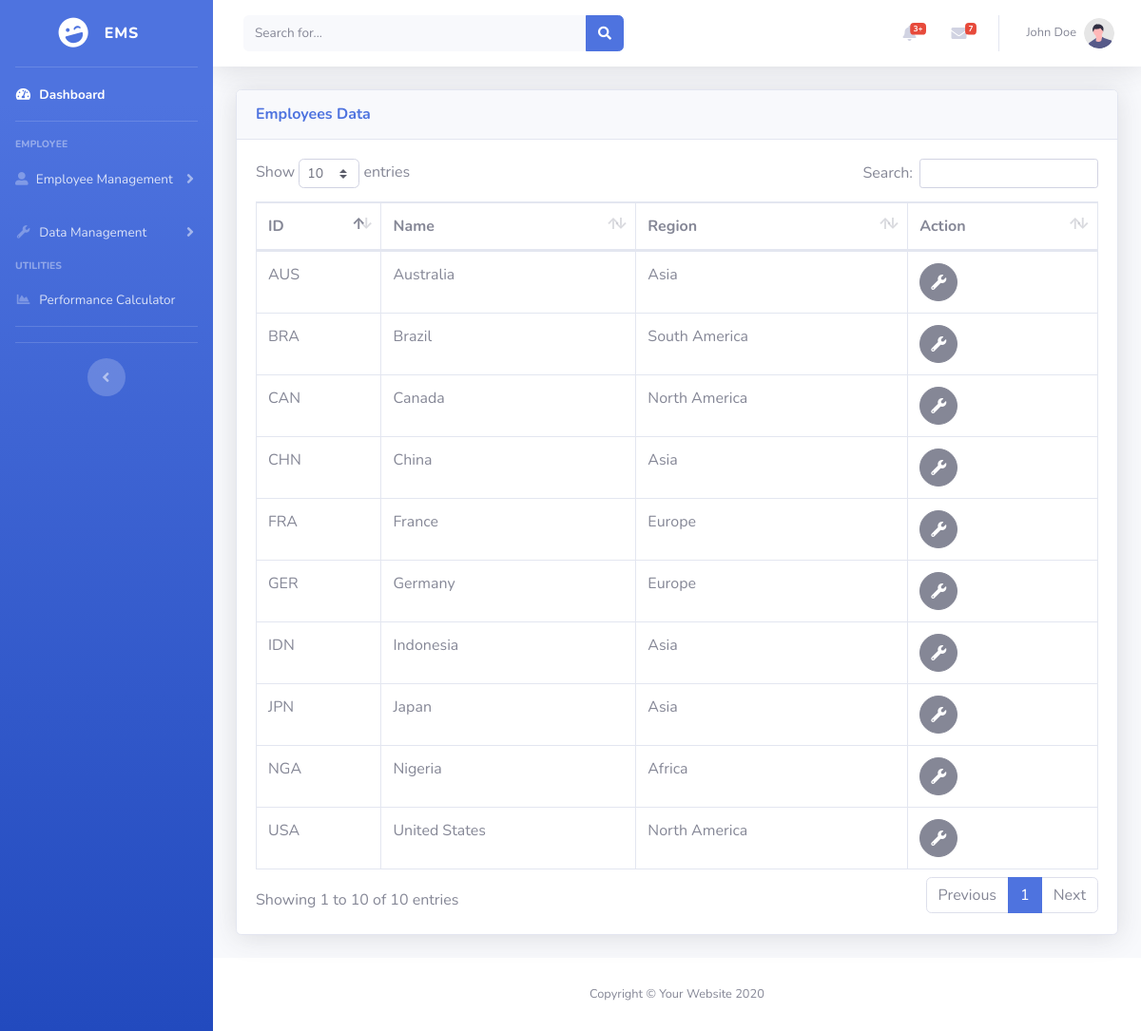
The app's page /tableCountries.php (signed in) with its own data.
### tables this page shows
CREATE TABLE tbl_employees (
    id INT AUTO_INCREMENT PRIMARY KEY,
    first_name VARCHAR(25) NOT NULL,
    last_name VARCHAR(25) NOT NULL,
    gender VARCHAR(10),
    email VARCHAR(50),
    phone VARCHAR(20),
    hire_date DATE,
    salary INT,
    manager INT,
    job VARCHAR(10),
    department INT,
    FOREIGN KEY (manager) REFERENCES tbl_employees(id),
    FOREIGN KEY (job) REFERENCES tbl_jobs(id) ON DELETE SET NULL,
    FOREIGN KEY (department) REFERENCES tbl_departments(id) ON DELETE SET NULL
);

CREATE TABLE tbl_countries (
    id CHAR(3) PRIMARY KEY,
    name VARCHAR(40) NOT NULL,
    region INT,
    FOREIGN KEY (region) REFERENCES tbl_regions(id) ON DELETE SET NULL
);

CREATE TABLE tbl_regions (
    id INT AUTO_INCREMENT PRIMARY KEY,
    name VARCHAR(25) NOT NULL
);

### conn.php (called while the page is built, shortened)
<?php
function connection()
{
    $dbServer = 'localhost';
    $dbUser = 'root';
    $dbPass = '';
    $dbName = "company_db";
    $conn = mysqli_connect($dbServer, $dbUser, $dbPass);
    mysqli_select_db($conn, $dbName);
    return $conn;
}

### tableCountries.php (the view, shortened to what this page needs)
<?php
include ('conn.php');
$idPengguna = $_SESSION['ID'];
$query = "SELECT * FROM tbl_employees WHERE id = '$idPengguna'";
$result = mysqli_query(connection(), $query);
$row = mysqli_fetch_assoc($result);
?>
<!DOCTYPE html>
<html lang="en">
<head>
    <link href="vendor/fontawesome-free/css/all.min.css" rel="stylesheet" type="text/css">
    <link href="css/sb-admin-2.min.css" rel="stylesheet">
    <link href="vendor/datatables/dataTables.bootstrap4.min.css" rel="stylesheet">
</head>
<body id="page-top">
    <div id="wrapper">
        <ul class="navbar-nav bg-gradient-primary sidebar sidebar-dark accordion" id="accordionSidebar">
            <a class="sidebar-brand d-flex align-items-center justify-content-center" href="index.php">
                <div class="sidebar-brand-icon rotate-n-15">
                    <i class="fas fa-laugh-wink"></i>
                </div>
                <div class="sidebar-brand-text mx-3">EMS</div>
            </a>
            <hr class="sidebar-divider my-0">
            <li class="nav-item active">
                <a class="nav-link" href="index.php">
                    <i class="fas fa-fw fa-tachometer-alt"></i>
                    <span>Dashboard</span></a>
            </li>
            <hr class="sidebar-divider">
            <div class="sidebar-heading">
                Employee
            </div>
            <li class="nav-item">
                <a class="nav-link collapsed" href="#" data-toggle="collapse" data-target="#collapseTwo"
                    aria-expanded="true" aria-controls="collapseTwo">
                    <i class="fas fa-user-alt"></i>
                    <span>Employee Management</span>
                </a>
            </li>
            <li class="nav-item">
                <a class="nav-link collapsed" href="#" data-toggle="collapse" data-target="#collapseUtilities"
                    aria-expanded="true" aria-controls="collapseUtilities">
                    <i class="fas fa-fw fa-wrench"></i>
                    <span>Data Management</span>
                </a>
            </li>
            <div class="sidebar-heading">
                Utilities
            </div>
            <li class="nav-item">
                <a class="nav-link" href="performance.php">
                    <i class="fas fa-fw fa-chart-area"></i>
                    <span>Performance Calculator</span></a>
            </li>
            <hr class="sidebar-divider">
            <hr class="sidebar-divider d-none d-md-block">
            <div class="text-center d-none d-md-inline">
                <button class="rounded-circle border-0" id="sidebarToggle"></button>
            </div>
        </ul>
        <div id="content-wrapper" class="d-flex flex-column">
            <div id="content">
                <nav class="navbar navbar-expand navbar-light bg-white topbar mb-4 static-top shadow">
                    <form
                        class="d-none d-sm-inline-block form-inline mr-auto ml-md-3 my-2 my-md-0 mw-100 navbar-search">
                        <div class="input-group">
                            <input type="text" class="form-control bg-light border-0 small" placeholder="Search for..."
                                aria-label="Search" aria-describedby="basic-addon2">
                            <div class="input-group-append">
                                <button class="btn btn-primary" type="button">
                                    <i class="fas fa-search fa-sm"></i>
                                </button>
                            </div>
                        </div>
                    </form>
                    <ul class="navbar-nav ml-auto">
                        <li class="nav-item dropdown no-arrow mx-1">
                            <a class="nav-link dropdown-toggle" href="#" id="alertsDropdown" role="button"
                                data-toggle="dropdown" aria-haspopup="true" aria-expanded="false">
                                <i class="fas fa-bell fa-fw"></i>
                                <span class="badge badge-danger badge-counter">3+</span>
                            </a>
                        </li>
                        <li class="nav-item dropdown no-arrow mx-1">
                            <a class="nav-link dropdown-toggle" href="#" id="messagesDropdown" role="button"
                                data-toggle="dropdown" aria-haspopup="true" aria-expanded="false">
                                <i class="fas fa-envelope fa-fw"></i>
                                <span class="badge badge-danger badge-counter">7</span>
                            </a>
                        </li>
                        <li class="nav-item dropdown no-arrow">
                            <a class="nav-link dropdown-toggle" href="#" id="userDropdown" role="button"
                                data-toggle="dropdown" aria-haspopup="true" aria-expanded="false">
                                <span
                                    class="mr-2 d-none d-lg-inline text-gray-600 small"><?php echo $row['first_name'] . " " . $row['last_name'] ?></span>
                                <img class="img-profile rounded-circle" src="img/undraw_profile.svg">
                            </a>
                        </li>
                    </ul>
                </nav>
                <div class="container-fluid">
                    <div class="card shadow mb-4">
                        <div class="card-header py-3">
                            <h6 class="m-0 font-weight-bold text-primary">Employees Data</h6>
                        </div>
                        <div class="card-body">
                            <div class="table-responsive">
                                <table class="table table-bordered" id="dataTable" width="100%" cellspacing="0">
                                    <thead>
                                        <tr>
                                            <th>ID</th>
                                            <th>Name</th>
                                            <th>Region</th>
                                            <th>Action</th>
                                        </tr>
                                    </thead>
                                    <?php
                                    $query = "SELECT c.id,c.name,r.name as region from tbl_countries c join tbl_regions r on c.region = r.id";
                                    $result = mysqli_query(connection(), $query);
                                    if ($result) {
                                        while ($row = mysqli_fetch_assoc($result)) {
                                            echo "<tr>";
                                            echo "<td>" . $row['id'] . "</td>";
                                            echo "<td>" . $row['name'] . "</td>";
                                            echo "<td>" . $row['region'] . "</td>";
                                            echo '<td><a href="handlerCountries.php?id=' . $row['id'] . '" class="btn btn-secondary btn-circle"><i class="fas fa-fw fa-wrench"></i></a></td>';
                                            echo "</tr>";
                                        }
                                    } else {
                                        echo "<tr><td colspan='8'>No data found</td></tr>";
                                    }
                                    ?>
                                </table>
                            </div>
                        </div>
                    </div>
                </div>
            </div>
            <footer class="sticky-footer bg-white">
                <div class="container my-auto">
                    <div class="copyright text-center my-auto">
                        <span>Copyright &copy; Your Website 2020</span>
                    </div>
                </div>
            </footer>
        </div>
    </div>
</body>
</html>

### records on screen
tbl_employees: first_name "John", last_name "Doe"
tbl_countries: id "AUS", name "Australia", region.name "Asia"
tbl_countries: id "BRA", name "Brazil", region.name "South America"
tbl_countries: id "CAN", name "Canada", region.name "North America"
tbl_countries: id "CHN", name "China", region.name "Asia"
tbl_countries: id "FRA", name "France", region.name "Europe"
tbl_countries: id "GER", name "Germany", region.name "Europe"
tbl_countries: id "IDN", name "Indonesia", region.name "Asia"
tbl_countries: id "JPN", name "Japan", region.name "Asia"
tbl_countries: id "NGA", name "Nigeria", region.name "Africa"
tbl_countries: id "USA", name "United States", region.name "North America"
